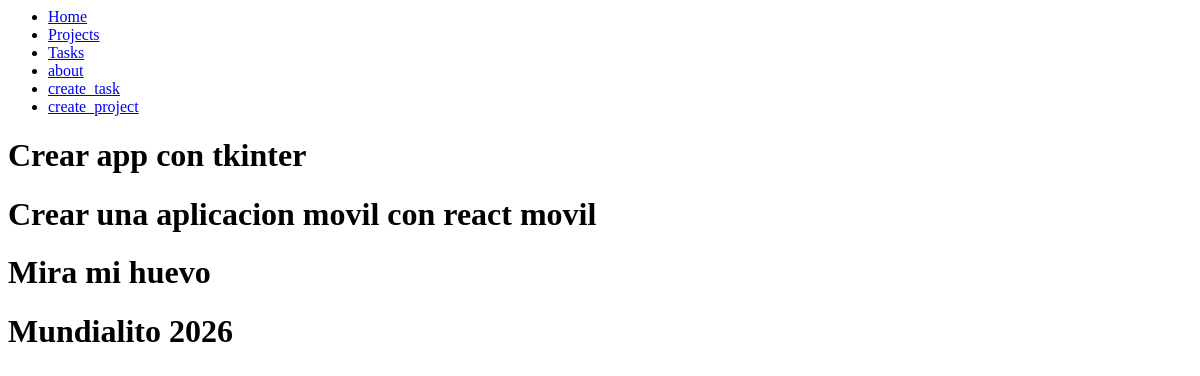
The app's page /projects/, older data.
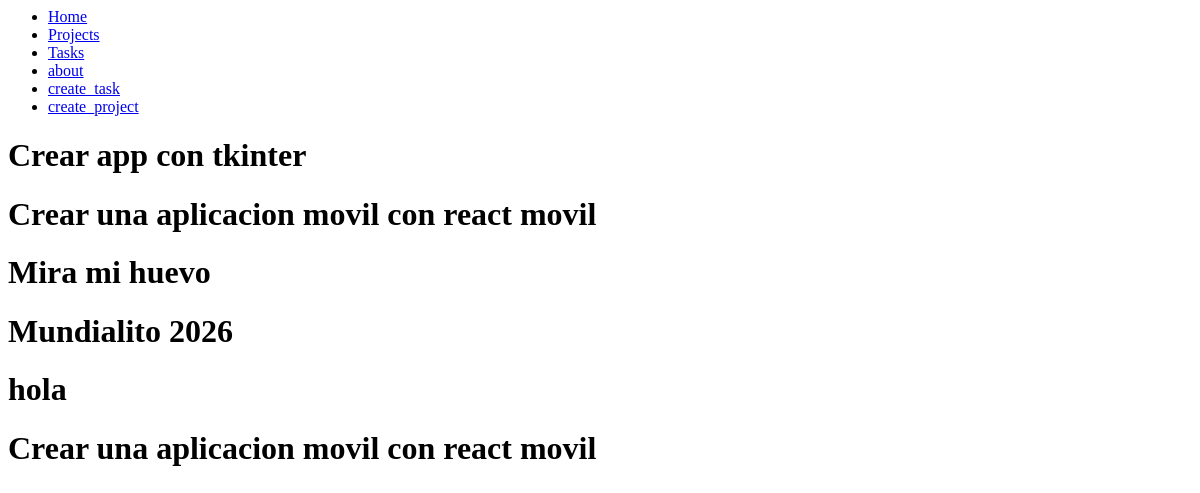
The same page, newer data.
### myapp/models.py (models this page shows, shortened)
class Project(models.Model):
    name = models.CharField(max_length=200)

### myapp/views.py (the view)
# urls.py: path('projects/', views.projects, name="projects"),
def projects(request):
    projects = Project.objects.all()
    return render(request, 'project/projects.html', {
        'proyectos': projects
    })

### myapp/templates/project/projects.html
{% extends 'layouts/base.html' %}
    {% block content  %}
        {% for project in proyectos %}
            <h1>{{project.name}}</h1>
        {% endfor %}
    {% endblock  %}

Row changes from the older to the newer data that the page shows:
added Project: name "hola"
added Project: name "Crear una aplicacion movil con react movil"
